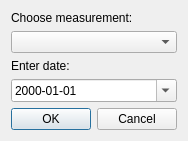
<?xml version="1.0" encoding="UTF-8"?>
<ui version="4.0">
 <class>AddMeas</class>
 <widget class="QDialog" name="AddMeas">
  <property name="geometry">
   <rect>
    <x>0</x>
    <y>0</y>
    <width>180</width>
    <height>137</height>
   </rect>
  </property>
  <property name="windowTitle">
   <string>Add measurement</string>
  </property>
  <property name="windowIcon">
   <iconset resource="../qrc/images.qrc">
    <normaloff>:/png/add.png</normaloff>:/png/add.png</iconset>
  </property>
  <layout class="QVBoxLayout" name="verticalLayout">
   <item>
    <widget class="QLabel" name="label">
     <property name="text">
      <string>Choose measurement:</string>
     </property>
    </widget>
   </item>
   <item>
    <widget class="QComboBox" name="cbMeas"/>
   </item>
   <item>
    <widget class="QLabel" name="label_2">
     <property name="text">
      <string>Enter date:</string>
     </property>
    </widget>
   </item>
   <item>
    <widget class="QDateEdit" name="dateEdit">
     <property name="displayFormat">
      <string>yyyy-MM-dd</string>
     </property>
     <property name="calendarPopup">
      <bool>true</bool>
     </property>
    </widget>
   </item>
   <item>
    <layout class="QHBoxLayout" name="horizontalLayout">
     <item>
      <widget class="QPushButton" name="pbOK">
       <property name="text">
        <string>OK</string>
       </property>
      </widget>
     </item>
     <item>
      <widget class="QPushButton" name="pbCancel">
       <property name="text">
        <string>Cancel</string>
       </property>
      </widget>
     </item>
    </layout>
   </item>
  </layout>
 </widget>
 <resources>
  <include location="../qrc/images.qrc"/>
 </resources>
 <connections/>
</ui>
